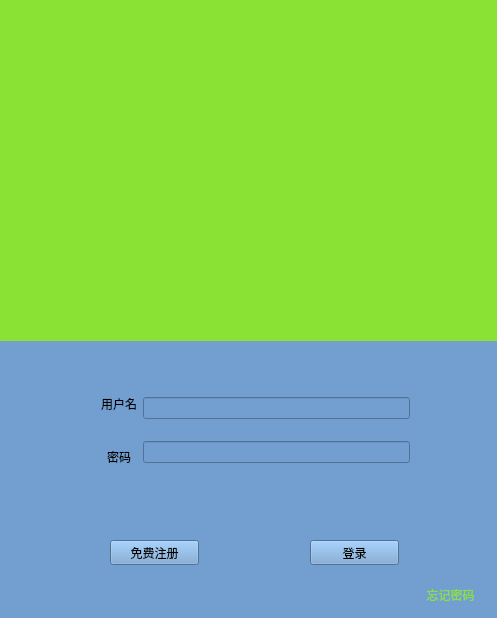
<?xml version="1.0" encoding="UTF-8"?>
<ui version="4.0">
 <class>MainWindow</class>
 <widget class="QWidget" name="MainWindow">
  <property name="geometry">
   <rect>
    <x>0</x>
    <y>0</y>
    <width>497</width>
    <height>618</height>
   </rect>
  </property>
  <property name="windowTitle">
   <string>MainWindow</string>
  </property>
  <property name="styleSheet">
   <string notr="true">background-color: rgb(114, 159, 207);</string>
  </property>
  <widget class="QLabel" name="label">
   <property name="geometry">
    <rect>
     <x>0</x>
     <y>0</y>
     <width>501</width>
     <height>341</height>
    </rect>
   </property>
   <property name="styleSheet">
    <string notr="true">background-color: rgb(138, 226, 52);</string>
   </property>
   <property name="text">
    <string/>
   </property>
  </widget>
  <widget class="QPushButton" name="pushButton_login">
   <property name="geometry">
    <rect>
     <x>310</x>
     <y>540</y>
     <width>89</width>
     <height>25</height>
    </rect>
   </property>
   <property name="text">
    <string>登录</string>
   </property>
  </widget>
  <widget class="QPushButton" name="pushButton_register">
   <property name="geometry">
    <rect>
     <x>110</x>
     <y>540</y>
     <width>89</width>
     <height>25</height>
    </rect>
   </property>
   <property name="text">
    <string>免费注册</string>
   </property>
  </widget>
  <widget class="QWidget" name="layoutWidget">
   <property name="geometry">
    <rect>
     <x>90</x>
     <y>370</y>
     <width>331</width>
     <height>121</height>
    </rect>
   </property>
   <layout class="QHBoxLayout" name="horizontalLayout">
    <item>
     <layout class="QVBoxLayout" name="verticalLayout">
      <item>
       <widget class="QLabel" name="label_2">
        <property name="text">
         <string>&lt;html&gt;&lt;head/&gt;&lt;body&gt;&lt;p align=&quot;center&quot;&gt;用户名&lt;/p&gt;&lt;/body&gt;&lt;/html&gt;</string>
        </property>
       </widget>
      </item>
      <item>
       <widget class="QLabel" name="label_3">
        <property name="text">
         <string>&lt;html&gt;&lt;head/&gt;&lt;body&gt;&lt;p align=&quot;center&quot;&gt;密码&lt;/p&gt;&lt;/body&gt;&lt;/html&gt;</string>
        </property>
       </widget>
      </item>
     </layout>
    </item>
    <item>
     <layout class="QVBoxLayout" name="verticalLayout_2">
      <item>
       <widget class="QLineEdit" name="lineEdit_name"/>
      </item>
      <item>
       <widget class="QLineEdit" name="lineEdit_password"/>
      </item>
     </layout>
    </item>
   </layout>
  </widget>
  <widget class="QLabel" name="SetPassword">
   <property name="geometry">
    <rect>
     <x>410</x>
     <y>580</y>
     <width>81</width>
     <height>31</height>
    </rect>
   </property>
   <property name="text">
    <string>&lt;html&gt;&lt;head/&gt;&lt;body&gt;&lt;p align=&quot;center&quot;&gt;&lt;span style=&quot; color:#8ae234;&quot;&gt;忘记密码&lt;/span&gt;&lt;/p&gt;&lt;/body&gt;&lt;/html&gt;</string>
   </property>
  </widget>
 </widget>
 <layoutdefault spacing="6" margin="11"/>
 <resources/>
 <connections/>
</ui>
